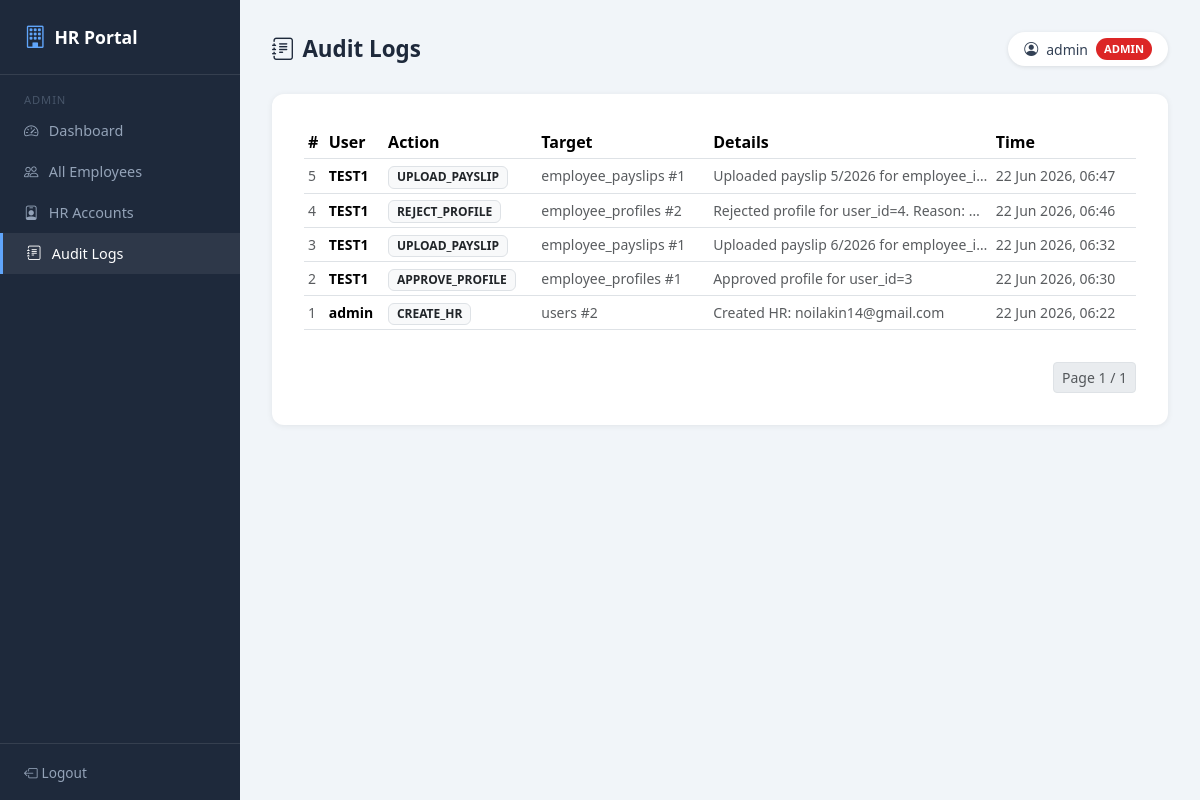
The page /admin/logs (signed in) on the database its author committed.
### sql.py (models this page shows, shortened)
class User(UserMixin, db.Model):
    __tablename__ = "users"
    user_id = db.Column(db.Integer, primary_key=True)
    username = db.Column(db.String(100), unique=True, nullable=False)
    email = db.Column(db.String(120), unique=True, nullable=False)
    password_hash = db.Column(db.String(255), nullable=False)
    role = db.Column(db.String(20), nullable=False)
    is_approved = db.Column(db.Boolean, default=False)
    is_active = db.Column(db.Boolean, default=True)
    created_at = db.Column(db.DateTime, default=datetime.utcnow)

class AuditLog(db.Model):
    __tablename__ = "audit_logs"
    audit_id = db.Column(db.Integer, primary_key=True)
    user_id = db.Column(db.Integer, db.ForeignKey("users.user_id"))
    action = db.Column(db.String(200))
    target_table = db.Column(db.String(100))
    target_id = db.Column(db.Integer)
    details = db.Column(db.Text)
    created_at = db.Column(db.DateTime, default=datetime.utcnow)
    user = db.relationship("User", backref="audit_logs")

### admindashboard.py (the view)
@app.route("/admin/logs")
@login_required
@role_required("SUPERADMIN")
def admin_logs():
    page = request.args.get("page", 1, type=int)
    logs = AuditLog.query.order_by(AuditLog.created_at.desc()).paginate(page=page, per_page=30)
    return render_template("admin_logs.html", logs=logs)

### app.py (called while the page is built)
@login_manager.user_loader
def load_user(user_id):
    return db.session.get(User, int(user_id))

### utils.py (called while the page is built)
def role_required(*roles):
    def decorator(func):
        @wraps(func)
        def wrapper(*args, **kwargs):
            if not current_user.is_authenticated:
                abort(403)
            if current_user.role not in roles:
                abort(403)
            return func(*args, **kwargs)
        return wrapper
    return decorator

### templates/admin_logs.html (shortened to what this page needs)
{% extends "base.html" %}
{% block content %}
<div class="topbar">
  <h1><i class="bi bi-journal-text me-2"></i>Audit Logs</h1>
  <div class="user-badge">
    <i class="bi bi-person-circle"></i> {{ current_user.username }}
    <span class="role-badge role-SUPERADMIN">Admin</span>
  </div>
</div>
<div class="card-form">
  {% if logs.items %}
  <div class="table-responsive">
    <table class="table table-sm align-middle">
      <thead>
        <tr><th>#</th><th>User</th><th>Action</th><th>Target</th><th>Details</th><th>Time</th></tr>
      </thead>
      <tbody>
        {% for log in logs.items %}
        <tr>
          <td class="text-muted small">{{ log.audit_id }}</td>
          <td class="small fw-semibold">{{ log.user.username if log.user else 'System' }}</td>
          <td><span class="badge bg-light text-dark border small">{{ log.action }}</span></td>
          <td class="small text-muted">{{ log.target_table or '—' }}{% if log.target_id %} #{{ log.target_id }}{% endif %}</td>
          <td class="small text-muted" style="max-width:250px;overflow:hidden;text-overflow:ellipsis;white-space:nowrap;" title="{{ log.details or '' }}">{{ log.details or '—' }}</td>
          <td class="small text-muted text-nowrap">{{ log.created_at.strftime('%d %b %Y, %H:%M') }}</td>
        </tr>
        {% endfor %}
      </tbody>
    </table>
  </div>
  <nav class="mt-3">
    <ul class="pagination pagination-sm justify-content-end mb-0">
      <li class="page-item disabled"><span class="page-link">Page {{ logs.page }} / {{ logs.pages }}</span></li>
    </ul>
  </nav>
  {% else %}
  <div class="text-center py-5 text-muted">
    <i class="bi bi-journal-x fs-1 d-block mb-2"></i>
    No audit logs yet.
  </div>
  {% endif %}
</div>
{% endblock %}

### templates/base.html (style rules this page uses)
:root { --sidebar-width: 240px; --primary: #2563eb; --primary-dark: #1d4ed8; }
body { background: #f1f5f9; font-family: 'Segoe UI', sans-serif; }
.topbar { display: flex; justify-content: space-between; align-items: center; margin-bottom: 1.75rem; }
.topbar h1 { font-size: 1.4rem; font-weight: 700; color: #1e293b; margin: 0; }
.topbar .user-badge { display: flex; align-items: center; gap: .5rem; background: #fff; border-radius: 999px; padding: .4rem 1rem; box-shadow: 0 1px 4px rgba(0,0,0,.1); font-size: .875rem; color: #334155; }
.role-badge { font-size: .7rem; font-weight: 600; padding: .15rem .5rem; border-radius: 999px; text-transform: uppercase; }
.role-SUPERADMIN { background: #dc2626; color: #fff; }
.card-form { background: #fff; border-radius: 12px; padding: 2rem; box-shadow: 0 1px 6px rgba(0,0,0,.07); }

### rows shown on the page
User: username "admin"
AuditLog: audit_id "5", user "TEST1", action "UPLOAD_PAYSLIP", target_table "employee_payslips", target_id "1", details "Uploaded payslip 5/2026 for employee_i…", created_at "22 Jun 2026, 06:47"
AuditLog: audit_id "4", user "TEST1", action "REJECT_PROFILE", target_table "employee_profiles", target_id "2", details "Rejected profile for user_id=4. Reason: fi…", created_at "22 Jun 2026, 06:46"
AuditLog: audit_id "3", user "TEST1", action "UPLOAD_PAYSLIP", target_table "employee_payslips", target_id "1", details "Uploaded payslip 6/2026 for employee_i…", created_at "22 Jun 2026, 06:32"
AuditLog: audit_id "2", user "TEST1", action "APPROVE_PROFILE", target_table "employee_profiles", target_id "1", details "Approved profile for user_id=3", created_at "22 Jun 2026, 06:30"
AuditLog: audit_id "1", user "admin", action "CREATE_HR", target_table "users", target_id "2", details "Created HR: noilakin14@gmail.com", created_at "22 Jun 2026, 06:22"

### other values the page prints
{{ logs.page }} "1"
{{ logs.pages }} "1"
